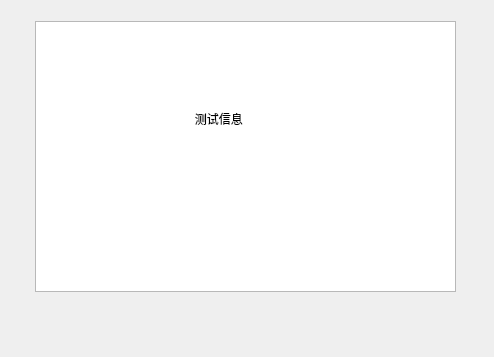
<?xml version="1.0" encoding="UTF-8"?>
<ui version="4.0">
    <class>Dialog</class>
    <widget class="QDialog" name="Dialog">
        <property name="geometry">
            <rect>
                <x>0</x>
                <y>0</y>
                <width>494</width>
                <height>357</height>
            </rect>
        </property>
        <property name="windowTitle">
            <string>Dialog</string>
        </property>
        <widget class="QTextBrowser" name="textBrowser">
            <property name="geometry">
                <rect>
                    <x>35</x>
                    <y>21</y>
                    <width>421</width>
                    <height>271</height>
                </rect>
            </property>
            <property name="html">
                <string>&lt;!DOCTYPE HTML PUBLIC &quot;-//W3C//DTD HTML 4.0//EN&quot; &quot;http://www.w3.org/TR/REC-html40/strict.dtd&quot;&gt;
                    &lt;html&gt;&lt;head&gt;&lt;meta name=&quot;qrichtext&quot; content=&quot;1&quot; /&gt;&lt;style
                    type=&quot;text/css&quot;&gt;
                    p, li { white-space: pre-wrap; }
                    &lt;/style&gt;&lt;/head&gt;&lt;body style=&quot; font-family:'SimSun'; font-size:9pt;
                    font-weight:400; font-style:normal;&quot;&gt;
                    &lt;p align=&quot;center&quot; style=&quot;-qt-paragraph-type:empty; margin-top:0px;
                    margin-bottom:0px; margin-left:0px; margin-right:0px; -qt-block-indent:0; text-indent:0px;&quot;&gt;&lt;br
                    /&gt;&lt;/p&gt;
                    &lt;p align=&quot;center&quot; style=&quot;-qt-paragraph-type:empty; margin-top:0px;
                    margin-bottom:0px; margin-left:0px; margin-right:0px; -qt-block-indent:0; text-indent:0px;&quot;&gt;&lt;br
                    /&gt;&lt;/p&gt;
                    &lt;p align=&quot;center&quot; style=&quot;-qt-paragraph-type:empty; margin-top:0px;
                    margin-bottom:0px; margin-left:0px; margin-right:0px; -qt-block-indent:0; text-indent:0px;&quot;&gt;&lt;br
                    /&gt;&lt;/p&gt;
                    &lt;p align=&quot;center&quot; style=&quot;-qt-paragraph-type:empty; margin-top:0px;
                    margin-bottom:0px; margin-left:0px; margin-right:0px; -qt-block-indent:0; text-indent:0px;&quot;&gt;&lt;br
                    /&gt;&lt;/p&gt;
                    &lt;p align=&quot;center&quot; style=&quot; margin-top:0px; margin-bottom:0px; margin-left:0px;
                    margin-right:0px; -qt-block-indent:0; text-indent:0px;&quot;&gt;测试信息&lt;/p&gt;&lt;/body&gt;&lt;/html&gt;
                </string>
            </property>
        </widget>
    </widget>
    <resources/>
    <connections/>
</ui>
